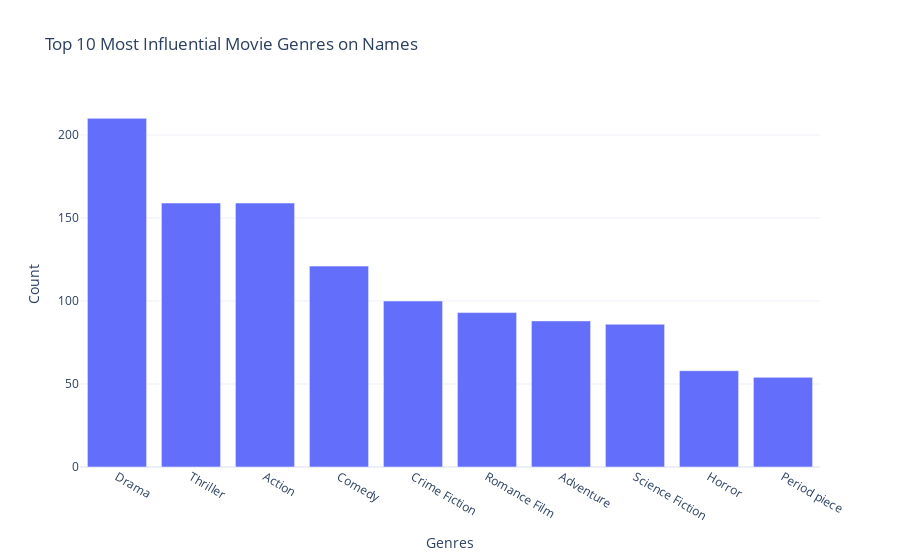

The notebook cell saved with this chart:
### Code cell
# viauslization 
def plot_top_genres(genre_influence, metric):
    """
    Create a bar chart for the top N genres and save it as an HTML file.
    """
    fig = px.bar(
        genre_influence,
        x='Genres',
        y=metric,
        title='Top 10 Most Influential Movie Genres on Names',
        labels={'Mean Difference': 'Total Influence Score'},
        template='plotly_white'
    )

    fig.show()
plot_top_genres(top_genres, metric = 'Count')

### Figure 1 — Plotly figure (JSON) as saved in the notebook; plotly's stock layout.template omitted (floating-point values rounded to 4 significant figures)
{"data": [{"alignmentgroup": "True", "hovertemplate": "Genres=%{x}<br>Count=%{y}<extra></extra>", "legendgroup": "", "marker": {"color": "#636efa", "pattern": {"shape": ""}}, "name": "", "offsetgroup": "", "orientation": "v", "showlegend": false, "textposition": "auto", "type": "bar", "x": ["Drama", "Thriller", "Action", "Comedy", "Crime Fiction", "Romance Film", "Adventure", "Science Fiction", "Horror", "Period piece"], "xaxis": "x", "y": [210, 159, 159, 121, 100, 93, 88, 86, 58, 54], "yaxis": "y"}], "layout": {"barmode": "relative", "legend": {"tracegroupgap": 0}, "title": {"text": "Top 10 Most Influential Movie Genres on Names"}, "xaxis": {"anchor": "y", "domain": [0, 1], "title": {"text": "Genres"}}, "yaxis": {"anchor": "x", "domain": [0, 1], "title": {"text": "Count"}}}}
